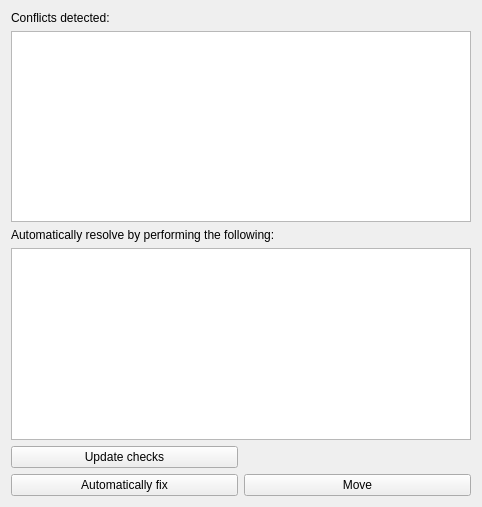
<?xml version="1.0" encoding="UTF-8"?>
<ui version="4.0">
 <class>Form</class>
 <widget class="QWidget" name="Form">
  <property name="geometry">
   <rect>
    <x>0</x>
    <y>0</y>
    <width>482</width>
    <height>507</height>
   </rect>
  </property>
  <property name="windowTitle">
   <string>Move request conflict</string>
  </property>
  <layout class="QGridLayout" name="gridLayout">
   <item row="0" column="0">
    <widget class="QLabel" name="conflicts_label">
     <property name="text">
      <string>Conflicts detected:</string>
     </property>
    </widget>
   </item>
   <item row="2" column="0" colspan="2">
    <widget class="QLabel" name="fix_description_label">
     <property name="text">
      <string>Automatically resolve by performing the following:</string>
     </property>
    </widget>
   </item>
   <item row="1" column="0" colspan="2">
    <widget class="QListWidget" name="conflicts_list_widget"/>
   </item>
   <item row="3" column="0" colspan="2">
    <widget class="QListWidget" name="resolution_list_widget"/>
   </item>
   <item row="5" column="1">
    <widget class="QPushButton" name="move_button">
     <property name="text">
      <string>Move</string>
     </property>
    </widget>
   </item>
   <item row="5" column="0">
    <widget class="QPushButton" name="fix_button">
     <property name="text">
      <string>Automatically fix</string>
     </property>
    </widget>
   </item>
   <item row="4" column="0">
    <widget class="QPushButton" name="update_button">
     <property name="text">
      <string>Update checks</string>
     </property>
    </widget>
   </item>
  </layout>
 </widget>
 <resources/>
 <connections/>
</ui>
